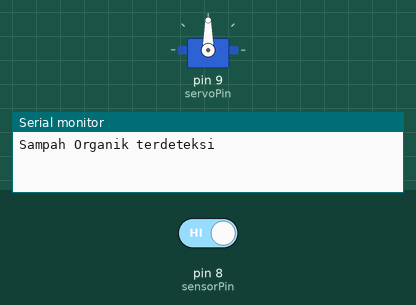
The sketch below on a simulated Arduino Uno, built with avr-gcc and run on an emulated ATmega328P. On the bench: servo, the last lines printed to the serial monitor. Inputs (shaded band) come from the test bench; at power-on: pin 8 (sensorPin) HIGH.

Above: at 0.1 s.
At 2.4 s:
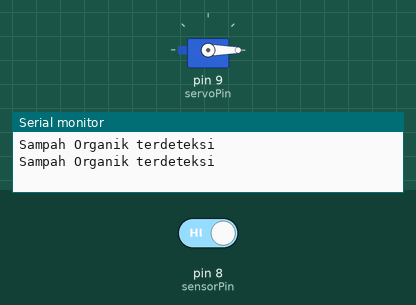
2.5 s: pin 8 (sensorPin) driven LOW
At 4.0 s:
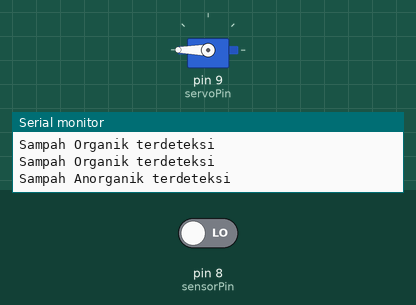
7.5 s: pin 8 (sensorPin) driven HIGH
Timing chart, 0 to 18.5 s (numbered marks = the images above; inputs shaded):
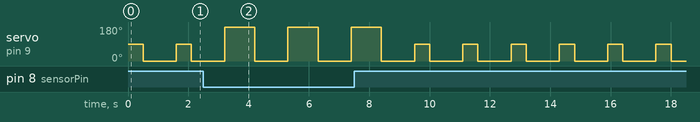

Measured:
- after the input at 2.5 s, servo on pin 9 (servoPin): alternates 180° for 1.0 s and 0° for 1.1 s, starting after 0.70 s

The sketch:

deteksi_sampah_dengan_proximity.ino
```cpp
#include <Servo.h>
#include <IRremote.h>

Servo myservo;  // Membuat objek untuk mengendalikan servomotor

const int sensorPin = 8;  // Pin sensor proximity induktif terhubung ke pin digital 2
const int servoPin = 9;   // Pin servomotor terhubung ke pin digital 9

int receiverPin = 11; // Pin yang terhubung ke sensor inframerah
IRrecv irrecv(receiverPin);
decode_results results;

void setup() {
  myservo.attach(servoPin);  // Menghubungkan servomotor ke pin digital 9
  pinMode(sensorPin, INPUT);  // Mengatur pin sensor sebagai input
  Serial.begin(9600);       // Membuka komunikasi serial untuk debugging
  int sensorValue = digitalRead(sensorPin); // Membaca nilai sensor

  irrecv.enableIRIn(); // Mulai menerima sinyal inframerah

}

void loop() {
  int sensorValue = digitalRead(sensorPin); // Membaca nilai sensor
  if (sensorValue == LOW) {
    // Jika sensor mendeteksi logam (sampah anorganik)
    Serial.println("Sampah Anorganik terdeteksi");
    myservo.write(180);  // Menggerakkan servomotor untuk membuka pintu anorganik
    delay(1000);  // Tahan pintu terbuka selama 2 detik
    myservo.write(0);   // Mengembalikan pintu ke posisi awal
    delay(1000);
  } else {
    // Jika sensor tidak mendeteksi logam (sampah organik)
    Serial.println("Sampah Organik terdeteksi");
    myservo.write(90);  // Menggerakkan servomotor untuk membuka pintu anorganik
    delay(500);  // Tahan pintu terbuka selama 2 detik
    myservo.write(0);   // Mengembalikan pintu ke posisi awal
    delay(1000);
  }

  delay(100);  // Jeda sebentar sebelum membaca sensor lagi

  }
```
